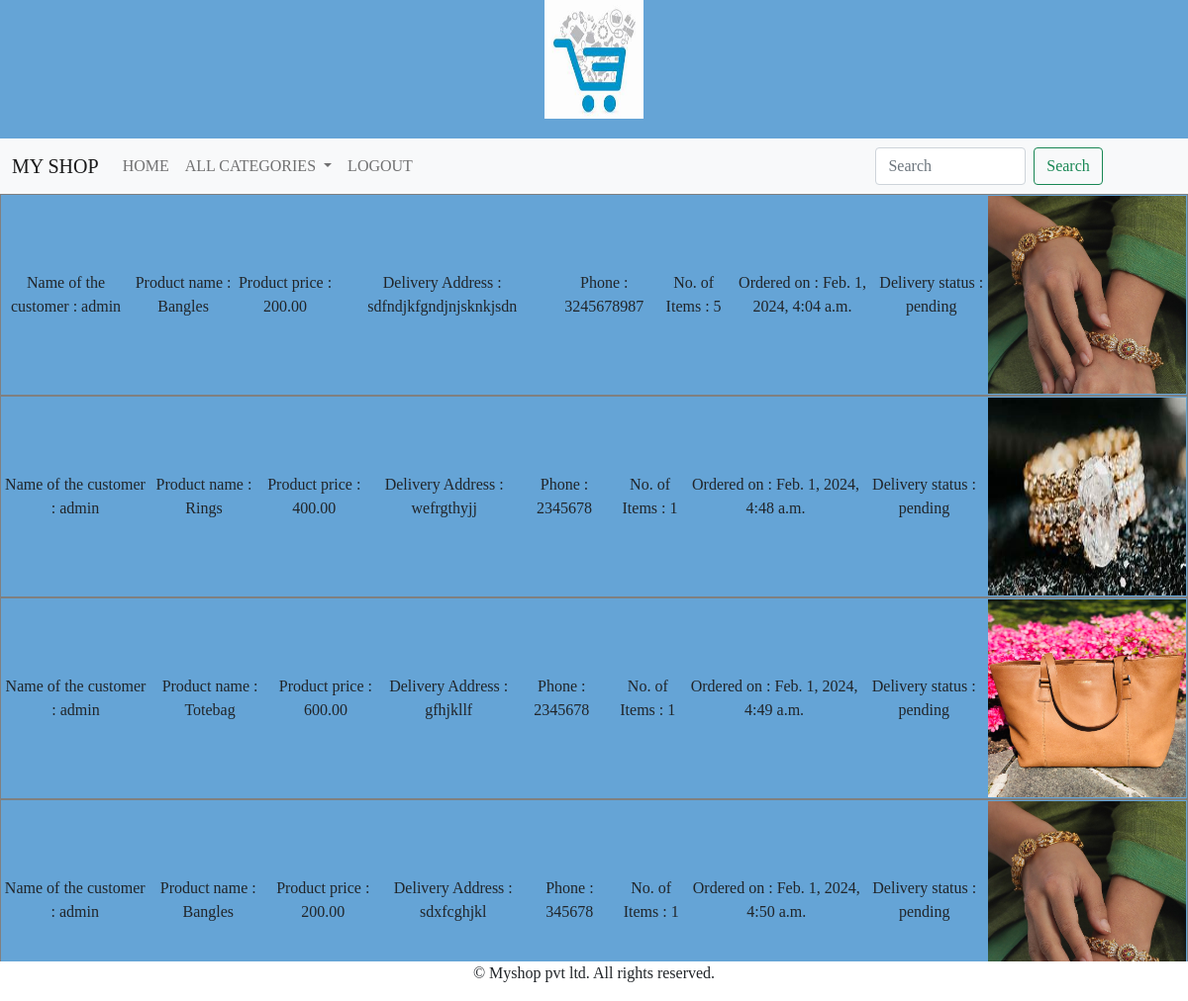
Page /cart/orderdview (signed in) on the committed database.
### cart/models.py (models this page shows, shortened)
class Order(models.Model):
    user=models.ForeignKey(User,on_delete=models.CASCADE)
    product=models.ForeignKey(Product,on_delete=models.CASCADE)
    no_of_items=models.IntegerField()
    address=models.TextField(max_length=200)
    phone= models.IntegerField()
    ordered_date=models.DateTimeField(auto_now_add=True)
    order_status=models.CharField(max_length=20,default="pending")
    delivery_status = models.CharField(max_length=20, default="pending")

### shop/models.py (models this page shows)
class Product(models.Model):
    name=models.CharField(max_length=20)
    desc = models.TextField()
    image = models.ImageField(upload_to="images/product/", null=True, blank=True)
    price=models.DecimalField(max_digits=10,decimal_places=2)
    category=models.ForeignKey(Category,on_delete=models.CASCADE)
    stock=models.IntegerField()
    available=models.BooleanField(default=True)
    created = models.DateTimeField(auto_now_add=True)
    updated = models.DateTimeField(auto_now=True)
    def __str__(self):
        return self.name

### cart/views.py (the view)
# urls.py: path('orderdview', views.orderview, name="orderview"),
@login_required
def orderview(request):
    u=request.user
    o=Order.objects.filter(user=u)
    return render(request,"orderview.html",{'o':o,'u':u.username})

### cart/context_processors.py (called while the page is built)
def total(request):
    item_count=0
    if request.user:
     u=request.user
     try:
        cart=Cart.objects.filter(user=u)
        for i in cart:
            item_count+=i.quantity
     except:
        item_count=0
    return {'count':item_count}

### shop/context_processors.py (called while the page is built)
def menu_links(request):
    c=Category.objects.all()
    return{'links':c}

### templates/orderview.html
{% extends 'base.html' %}
{% load static %}
{% block content %}
{% for i in o %}
<table border="1" style="text-align: center;">
    <tr>
    <td> Name of the customer : {{u}}</td>
    <td> Product name : {{i.product}}</td>
    <td> Product price : {{i.product.price}}</td>
    <td> Delivery Address : {{i.address}}</td>
    <td> Phone : {{i.phone}}</td>
    <td> No. of Items : {{i.no_of_items}}</td>
    <td> Ordered on : {{i.ordered_date}}</td>
    <td> Delivery status : {{i.delivery_status}}</td>
    <td> <img src="{{i.product.image.url}}"height ="200px" width="200px"</td>
    </tr>
</table>
{% endfor %}
{% endblock %}

### templates/base.html (shortened to what this page needs)
<!DOCTYPE html>
{% load static %}
<html lang="en">
<head>
    <link href="https://cdn.jsdelivr.net/npm/bootstrap@5.0.2/dist/css/bootstrap.min.css" rel="stylesheet">
    <link rel="stylesheet" href="{% static 'css/style.css' %}">
    <link rel="stylesheet" href="https://cdnjs.cloudflare.com/ajax/libs/font-awesome/6.5.1/css/all.min.css" />
</head>
<body>
<header>
    <div class="container-fluid">
        <center><img src="{% static 'images/th.jpg' %}" height="120px" width="100px"></center>
    </div>
</header>
    <nav class="navbar navbar-expand-lg navbar-light bg-light" style="margin-top: 20px;">
  <div class="container-fluid" >
    <a class="navbar-brand" href="#">MY SHOP</a>
    <div class="collapse navbar-collapse" id="navbarSupportedContent">
      <ul class="navbar-nav me-auto mb-2 mb-lg-0">
        <li class="nav-item">
          <a class="nav-link " aria-current="page" href="{% url 'shop:allcategories' %}">HOME</a>
        </li>
        <li class="nav-item dropdown">
          <a class="nav-link dropdown-toggle" href="#" id="navbarDropdown" role="button" data-bs-toggle="dropdown" aria-expanded="false">
            ALL CATEGORIES
          </a>
          {% if user.is_authenticated %}
             <li class="nav-item">
          <a class="nav-link " aria-current="page" href="{%  url 'shop:logout' %}">LOGOUT</a>
        </li>
        {% endif %}
        </li>
      </ul>
      <form class="d-flex" method="post" action="{% url 'search:search' %}">
        <input class="form-control me-2" name="q" type="search" placeholder="Search" aria-label="Search">
        <button class="btn btn-outline-success" type="submit">Search</button>
      </form>
    </div>
  </div>
</nav>
{% block content %}
{% endblock %}
<footer class="footer">
    <div class="container-fluid text-center">
        <p>&copy; Myshop pvt ltd. All rights reserved.</p>
    </div>
</footer>
</body>
</html>

### static/css/style.css (style rules this page uses)
body { font-family: 'Playfair Display', serif; background-color:#65A4D6; }
.footer { height:40px; width:100%; text-align:center; background-color:white; position:fixed; bottom:0; left:0; }
.form-control { width:50%; }

### rows in the picture
Order: product "Bangles", product.price "200.00", address "sdfndjkfgndjnjsknkjsdn", phone "3245678987", no_of_items "5", ordered_date "Feb. 1, 2024, 4:04 a.m.", delivery_status "pending", product.image (picture)
Order: product "Rings", product.price "400.00", address "wefrgthyjj", phone "2345678", no_of_items "1", ordered_date "Feb. 1, 2024, 4:48 a.m.", delivery_status "pending", product.image (picture)
Order: product "Totebag", product.price "600.00", address "gfhjkllf", phone "2345678", no_of_items "1", ordered_date "Feb. 1, 2024, 4:49 a.m.", delivery_status "pending", product.image (picture)
Order: product "Bangles", product.price "200.00", address "sdxfcghjkl", phone "345678", no_of_items "1", ordered_date "Feb. 1, 2024, 4:50 a.m.", delivery_status "pending", product.image (picture)

### other values in the picture
{{ u }} "admin"
